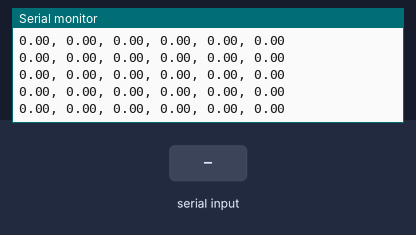
The sketch below on a simulated Arduino Mega 2560, built with avr-gcc and run on an emulated ATmega2560. Parts: the last lines printed to the serial monitor. The inputs (shaded band) are chosen by the test bench.

Above: at 9.2 s.
9.3 s: "90,45\n" received over the second serial link
At 10.2 s:
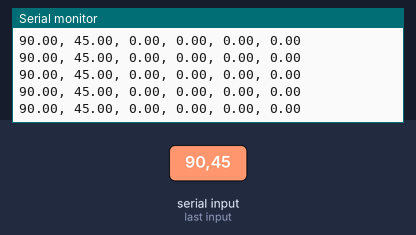
12.3 s: "<sor2>\n" received over the second serial link
At 13.4 s:
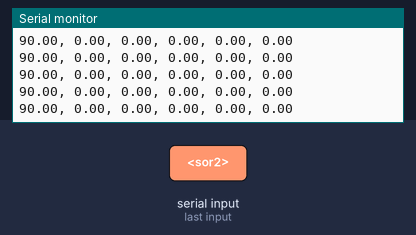
15.3 s: "*\n" received over the second serial link
At 16.1 s:
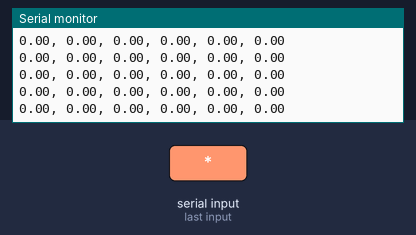
18.3 s: "90,45,200\n" received over the second serial link
At 18.47 s:
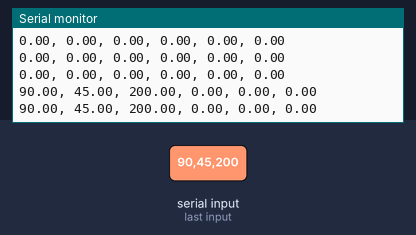

The sketch:

ebimu_setting.ino
```cpp
double roll_offset = 0;   //1;
double pitch_offset = 0;  //-2.5;
int EBIMU_getdata(double *item, int number_of_item);
void EBIMU_setup();
void EBIMU_calibration();
void EBIMU_custom_calibration(double *Data, double *Cal_GyX, double *Cal_GyY, double *Cal_GyZ);
double Data[6];   // 3-axis angle, 3-axis acceleration

void setup()
{
  Serial.begin(9600);
  EBIMU_setup();
  EBIMU_calibration();
}
void loop()
{
  EBIMU_getdata(Data, 6);
  Serial.print((String) Data[0] + ", " + Data[1] + ", " + Data[2] + ", " + Data[3] + ", " + Data[4] + ", " + Data[5] + "\n");
}
```

ebimu.ino
```cpp
#define SBUF_SIZE 64*2

char sbuf[SBUF_SIZE];
signed int sbuf_cnt=0;

int EBIMU_getdata(double *item, int number_of_item)
{
  int n,i;
  int rbytes;
  char *addr;
  int result = 0;

  rbytes = Serial1.available();
  // Serial.println(rbytes);
  for(n=0;n<rbytes;n++)
  {
    sbuf[sbuf_cnt] = Serial1.read();
    if(sbuf[sbuf_cnt]==0x0a)
    {
      // Serial.println(sbuf);
      addr = strtok(sbuf,",");
      for(i=0;i<number_of_item;i++)
      {
        item[i] = atof(addr);
        addr = strtok(NULL,",");
      }

      result = 1;
    }
    else if(sbuf[sbuf_cnt]=='*')
    {
      sbuf_cnt=-1;
    }

    sbuf_cnt++;
    if(sbuf_cnt>=SBUF_SIZE) sbuf_cnt=0;
  }

  return result;
}
void EBIMU_setup()
{
  Serial1.begin(115200);
  // Serial1.write("<sor2>"); // hz 설정
  // delay(1000);
  // while(Serial1.available())
  // {
  //   char c = Serial1.read();
  //   Serial.print(c);
  // }
  // Serial1.write("<avcg_e0>"); //  gyro AVC off
  // delay(1000);
  // while(Serial1.available())
  // {
  //   char c = Serial1.read();
  //   Serial.print(c);
  // }
  // Serial1.write("<avca_e0>"); //  acc AVC off
  // delay(1000);
  // while(Serial1.available())
  // {
  //   char c = Serial1.read();
  //   Serial.print(c);
  // }
  // Serial1.write("<sem2>"); //  magnetometer on
  // delay(1000);
  // while(Serial1.available())
  // {
  //   char c = Serial1.read();
  //   Serial.print(c);
  // }
  // Serial1.write("<som0>"); //  magnetometer data
  // delay(1000);
  // while(Serial1.available())
  // {
  //   char c = Serial1.read();
  //   Serial.print(c);
  // }
  // Serial1.write("<sog1>"); // gyro data
  // delay(1000);
  // while(Serial1.available())
  // {
  //   char c = Serial1.read();
  //   Serial.print(c);
  // }
  // Serial1.write("<soa1>"); // acc data
  // delay(1000);
  // while(Serial1.available())
  // {
  //   char c = Serial1.read();
  //   Serial.print(c);
  // }
  // Serial1.write("<raa_t0>"); //  RAA timeout
  // delay(1000);
  // while(Serial1.available())
  // {
  //   char c = Serial1.read();
  //   Serial.print(c);
  // }
  // Serial1.write("<raa_l0.01>"); //  RAA level
  // delay(1000);
  // while(Serial1.available())
  // {
  //   char c = Serial1.read();
  //   Serial.print(c);
  // }
  // Serial1.write("<rha_t0>"); //  RHA timeout
  // delay(1000);
  // while(Serial1.available())
  // {
  //   char c = Serial1.read();
  //   Serial.print(c);
  // }
  // Serial1.write("<sog1>"); // gyro data
  // delay(1000);
  // while(Serial1.available())
  // {
  //   char c = Serial1.read();
  //   Serial.print(c);
  // }
  // Serial1.write("<soa1>"); // acc data
  // delay(1000);
  // while(Serial1.available())
  // {
  //   char c = Serial1.read();
  //   Serial.print(c);
  // }
  // Serial1.write("<ssa4>"); // acc sens ssa1:2g ssa2:4g ssa3:8g ssa4:16g
  // delay(1000);
  // while(Serial1.available())
  // {
  //   char c = Serial1.read();
  //   Serial.print(c);
  // }
  // Serial1.write("<lpfg7>"); // gyro LPF
  // delay(1000);
  // while(Serial1.available())
  // {
  //   char c = Serial1.read();
  //   Serial.print(c);
  // }
  // Serial1.write("<lpfa7>"); // acc no LPF
  // delay(1000);
  // while(Serial1.available())
  // {
  //   char c = Serial1.read();
  //   Serial.print(c);
  // }
  // Serial1.write("<avcg_e1>"); //  gyro AVC on
  // delay(1000);
  // while(Serial1.available())
  // {
  //   char c = Serial1.read();
  //   Serial.print(c);
  // }
  // Serial1.write("<avca_e1>"); //  acc AVC on
  // delay(1000);
  // while(Serial1.available())
  // {
  //   char c = Serial1.read();
  //   Serial.print(c);
  // }
  // Serial1.write("<cg>"); // gyro calibration
  // delay(3000);
  // while(Serial1.available())
  // {
  //   char c = Serial1.read();
  //   Serial.print(c);
  // }
  Serial1.write("<cas>"); // acc calibration
  delay(3000);
  while(Serial1.available())
  {
    char c = Serial1.read();
    Serial.print(c);
  }
}


void EBIMU_calibration()
{
  Serial.println("EBIMU calibration start");
  Serial1.write("<lf>"); // initalization
  delay(1000);
  while(Serial1.available())
  {
    char c = Serial1.read();
    Serial.print(c);
  }
  Serial1.write("<sor10>"); // hz 설정, (10: 10ms,100Hz)
  delay(1000);
  while(Serial1.available())
  {
    char c = Serial1.read();
    Serial.print(c);
  }
  // Serial1.write("<sog1>"); // gyro data
  // delay(1000);
  // while(Serial1.available())
  // {
  //   char c = Serial1.read();
  //   Serial.print(c);
  // }
  Serial1.write("<soa2>"); // acc data (soa1:default,local / soa2:local, delete gravity / soa3:global, delete gravity)
  delay(1000);
  while(Serial1.available())
  {
    char c = Serial1.read();
    Serial.print(c);
  }
  Serial1.write("<ssa4>"); // acc sens ssa1:2g ssa2:4g ssa3:8g ssa4:16g
  delay(1000);
  while(Serial1.available())
  {
    char c = Serial1.read();
    Serial.print(c);
  }
  // Serial1.write("<lpfg7>"); // gyro LPF
  // delay(1000);
  // while(Serial1.available())
  // {
  //   char c = Serial1.read();
  //   Serial.print(c);
  // }
  Serial1.write("<lpfa4>"); // acc LPF (default 4)
  delay(1000);
  while(Serial1.available())
  {
    char c = Serial1.read();
    Serial.print(c);
  }
  // Serial1.write("<avcg_e0>"); //  gyro AVC off
  // delay(1000);
  // while(Serial1.available())
  // {
  //   char c = Serial1.read();
  //   Serial.print(c);
  // }
  // Serial1.write("<avca_e0>"); //  acc AVC off
  // delay(1000);
  // while(Serial1.available())
  // {
  //   char c = Serial1.read();
  //   Serial.print(c);
  // }
  // digitalWrite(LEDR, LOW);
  // digitalWrite(LEDB, HIGH);
  // delay(3000);
  // Serial1.write("<cg>"); // gyro calibration
  // delay(3000);
  // while(Serial1.available())
  // {
  //   char c = Serial1.read();
  //   Serial.print(c);
  // }
  // Serial1.write("<cas>"); // acc calibration
  // delay(3000);
  // while(Serial1.available())
  // {
  //   char c = Serial1.read();
  //   Serial.print(c);
  // }
}
void EBIMU_custom_calibration(double *Data, double *Cal_GyX, double *Cal_GyY, double *Cal_GyZ)
{
  int CAL_STEP = 2000;
  *Cal_GyX = 0;
  *Cal_GyY = 0;
  *Cal_GyZ = 0;

  for(int i = 0 ; i < CAL_STEP; i++)
  {
    if(i % 200 == 0) Serial.println("Calculating ..... ");
    EBIMU_getdata(Data, 9);
    delay(1);

    // Sum data
    *Cal_GyX += Data[3];
    *Cal_GyY += Data[4];
    *Cal_GyZ += Data[5];
  }

  // Average Data
  *Cal_GyX /= double(CAL_STEP);
  *Cal_GyY /= double(CAL_STEP);
  *Cal_GyZ /= double(CAL_STEP);

  Serial.println("Calibration finished!!!");
  Serial.println(*Cal_GyX);
  Serial.println(*Cal_GyY);
  Serial.println(*Cal_GyZ);
  delay(100);
}
```

Measured:
- after the input at 9.3 s, the serial monitor: prints a new line after 0.08 s (image 1)
- after the input at 12.3 s, the serial monitor: prints a new line after 0.09 s (image 2)
- after the input at 15.3 s, the serial monitor: prints a new line after 0.08 s (image 3)
- after the input at 18.3 s, the serial monitor: prints a new line after 0.10 s (image 4)
